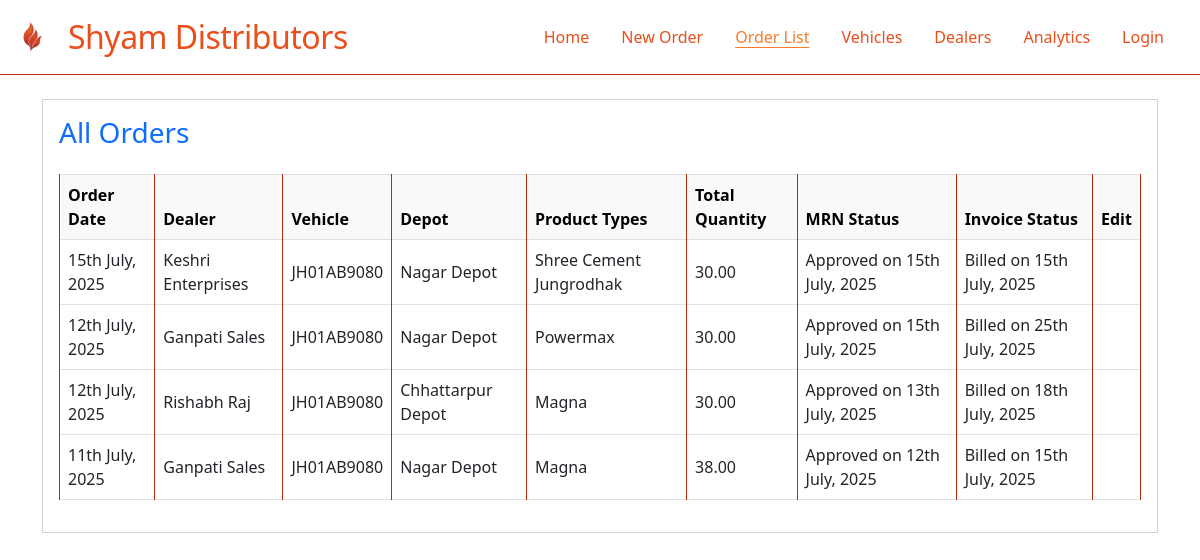
Before: /orders/orders/ with the older database file.
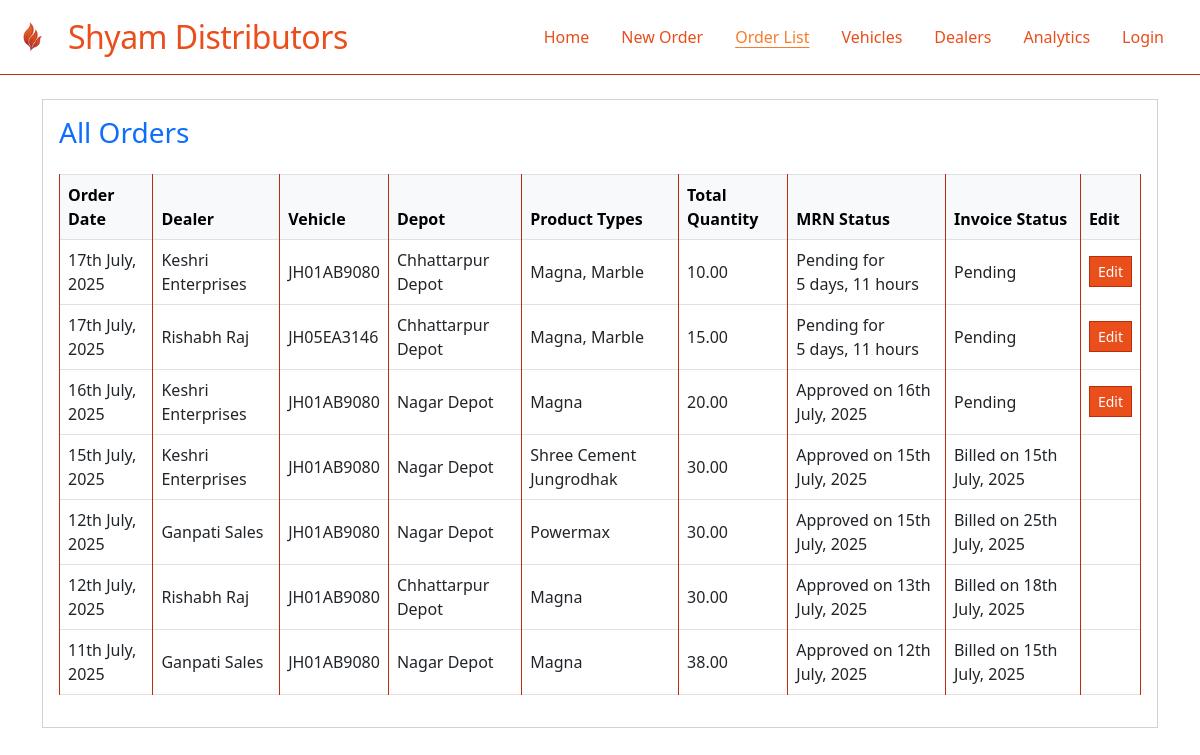
After: the same page with the newer database file.
### sylvia/models.py (models this page shows, shortened)
class BaseModel(models.Model):
    created_at = models.DateTimeField(auto_now_add=True)
    updated_at = models.DateTimeField(auto_now=True)
    created_by = models.ForeignKey(User, on_delete=models.SET_NULL, null=True, blank=True)
    class Meta:
        abstract = True

class Order(BaseModel):
    ORDER_STATUS_CHOICES = [
        ('PENDING', 'Pending'),
        ('CONFIRMED', 'Confirmed'),
        ('MRN_CREATED', 'MRN Created'),
        ('BILLED', 'Billed'),
    ]
    order_number = models.CharField(max_length=20, unique=True, editable=False)
    dealer = models.ForeignKey(Dealer, on_delete=models.CASCADE, related_name='orders')
    vehicle = models.ForeignKey(Vehicle, on_delete=models.CASCADE, related_name='orders')
    depot = models.ForeignKey(Depot, on_delete=models.CASCADE, related_name='orders')
    order_date = models.DateTimeField(default=timezone.now)
    mrn_date = models.DateField(null=True, blank=True)
    bill_date = models.DateField(null=True, blank=True)
    dispatch_date = models.DateTimeField(null=True, blank=True)
    delivery_date = models.DateTimeField(null=True, blank=True)
    status = models.CharField(max_length=20, choices=ORDER_STATUS_CHOICES, default='PENDING')
    remarks = models.TextField(blank=True)
    whatsapp_sent = models.BooleanField(default=False)
    whatsapp_sent_at = models.DateTimeField(null=True, blank=True)
    def get_total_quantity(self):
        return sum(item.quantity for item in self.order_items.all())
    class Meta:
        ordering = ['-order_date']

class Dealer(BaseModel):
    name = models.CharField(max_length=200)
    code = models.CharField(max_length=20, unique=True)
    contact_person = models.CharField(max_length=100, blank=True)
    phone = models.CharField(max_length=15, validators=[
        RegexValidator(regex=r'^\+?1?\d{9,15}$', message="Enter a valid phone number.")
    ])
    whatsapp_number = models.CharField(max_length=15, blank=True, validators=[
        RegexValidator(regex=r'^\+?1?\d{9,15}$', message="Enter a valid WhatsApp number.")
    ])
    email = models.EmailField(blank=True)
    address = models.TextField(blank=True)
    city = models.CharField(max_length=50, blank=True)
    state = models.CharField(max_length=50, blank=True)
    pincode = models.CharField(max_length=6, blank=True)
    gstin = models.CharField(max_length=15, blank=True, unique=True, null=True)
    is_active = models.BooleanField(default=True)
    credit_limit = models.DecimalField(max_digits=10, decimal_places=2, default=0)
    credit_days = models.IntegerField(default=0)
    class Meta:
        ordering = ['name']

class Vehicle(BaseModel):
    truck_number = models.CharField(max_length=20, unique=True, validators=[
        RegexValidator(
            regex=r'^[A-Z]{2}\d{2}[A-Z]{1,2}\d{4}$',
            message="Enter a valid truck number (e.g., CG15EA0464)"
        )
    ])
    owner_name = models.CharField(max_length=100, blank=True)
    driver_name = models.CharField(max_length=100, blank=True)
    driver_phone = models.CharField(max_length=15, blank=True)
    capacity = models.DecimalField(max_digits=6, decimal_places=2, default=0)  # in MT
    vehicle_type = models.CharField(max_length=50, choices=[
        ('TRUCK', 'Truck'),
        ('TRAILER', 'Trailer'),
        ('CONTAINER', 'Container'),
        ('OTHER', 'Other')
    ], default='TRUCK')
    is_active = models.BooleanField(default=True)
    class Meta:
        ordering = ['truck_number']

class Depot(BaseModel):
    name = models.CharField(max_length=100, unique=True)
    code = models.CharField(max_length=10, unique=True)
    address = models.TextField(blank=True)
    city = models.CharField(max_length=50)
    state = models.CharField(max_length=50)
    pincode = models.CharField(max_length=6, blank=True)
    is_active = models.BooleanField(default=True)
    class Meta:
        ordering = ['name']

class OrderItem(BaseModel):
    order = models.ForeignKey(Order, on_delete=models.CASCADE, related_name='order_items')
    product = models.ForeignKey(Product, on_delete=models.CASCADE)
    quantity = models.DecimalField(max_digits=8, decimal_places=2)
    unit_price = models.DecimalField(max_digits=10, decimal_places=2, default=0)
    class Meta:
        unique_together = ['order', 'product']

class Product(BaseModel):
    name = models.CharField(max_length=100, unique=True)
    code = models.CharField(max_length=20, unique=True)
    description = models.TextField(blank=True)
    unit = models.CharField(max_length=20, default='MT')  # Metric Ton
    is_active = models.BooleanField(default=True)
    class Meta:
        ordering = ['name']

### orders/views_order_list.py (the view)
# urls.py: path('orders/', order_list, name='order_list'),
def order_list(request):
    orders = Order.objects.all().order_by('-order_date')
    return render(request, 'orders/order_list.html', {'orders': orders})

### orders/templates/orders/order_list.html
{% extends 'base.html' %}
{% load static %}
{% block content %}
<div class="container py-4">
  <div class="card shadow-sm">
    <div class="card-body">
      <h3 class="mb-4 text-primary">All Orders</h3>
      <table class="table table-bordered table-hover align-middle">
        <thead class="table-light">
          <tr>
            <th>Order Date</th>
            <th>Dealer</th>
            <th>Vehicle</th>
            <th>Depot</th>
            <th>Product Types</th>
            <th>Total Quantity</th>
            <th>MRN Status</th>
            <th>Invoice Status</th>
            <th>Edit</th>
          </tr>
        </thead>
        <tbody>
          {% for order in orders %}
          <tr>
            <td>{{ order.order_date|date:'jS F, Y' }}</td>
            <td>{{ order.dealer.name }}</td>
            <td>{{ order.vehicle.truck_number }}</td>
            <td>{% if order.depot %}{{ order.depot.name }}{% endif %}</td>
            <td>
              {% for item in order.order_items.all %}
                {{ item.product.name }}{% if not forloop.last %}, {% endif %}
              {% endfor %}
            </td>
            <td>{{ order.get_total_quantity }}</td>
            <td>
              {% if order.mrn %}
                Approved on {{ order.mrn_date|date:'jS F, Y' }}
              {% else %}
                Pending for {{ order.order_date|timesince }}
              {% endif %}
            </td>
            <td>
              {% if order.bill_date %}
                Billed on {{ order.bill_date|date:'jS F, Y'  }}
              {% else %}
                Pending
              {% endif %}
            </td>
            <td>
              {% if order.status == 'PENDING' or order.status == 'MRN_CREATED' %}
                <a href="{% url 'update_order' order.id %}" class="btn btn-sm btn-primary">Edit</a>
              {% endif %}
            </td>
          </tr>
          {% empty %}
          <tr><td colspan="11" class="text-center">No orders found.</td></tr>
          {% endfor %}
        </tbody>
      </table>
    </div>
  </div>
</div>
{% endblock %}

### orders/templates/base.html (shortened to what this page needs)
{% load static %}
<!DOCTYPE html>
<html lang="en">
<head>
    <link href="https://cdn.jsdelivr.net/npm/bootstrap@5.3.0/dist/css/bootstrap.min.css" rel="stylesheet">
    <link rel="stylesheet" href="https://cdnjs.cloudflare.com/ajax/libs/font-awesome/6.0.0/css/all.min.css">
    <link rel="stylesheet" href="{% static 'orders/theme.css' %}">
</head>
<body>
    <nav class="navbar navbar-expand-lg">
      <div class="container-fluid">
        <a class="navbar-brand d-flex align-items-center" href="/">
          <img src="{% static 'orders/logo.png' %}" alt="Logo" class="navbar-logo">
          Shyam Distributors
        </a>
        <div class="collapse navbar-collapse" id="navbarNav">
          <ul class="navbar-nav ms-auto">
            <li class="nav-item"><a class="nav-link {% if request.path == '/' %}active{% endif %}" href="/">Home</a></li>
            <li class="nav-item"><a class="nav-link {% if request.path == '/orders/order-workflow/' %}active{% endif %}" href="/orders/order-workflow/">New Order</a></li>
            <li class="nav-item"><a class="nav-link {% if request.path == '/orders/orders/' %}active{% endif %}" href="/orders/orders/">Order List</a></li>
            <li class="nav-item"><a class="nav-link {% if '/orders/vehicles/' in request.path %}active{% endif %}" href="/orders/vehicles/">Vehicles</a></li>
            <li class="nav-item"><a class="nav-link {% if '/orders/dealers/' in request.path %}active{% endif %}" href="/orders/dealers/">Dealers</a></li>
            <li class="nav-item"><a class="nav-link {% if request.path == '/orders/analytics/' %}active{% endif %}" href="/orders/analytics/">Analytics</a></li>
            {% if user.is_authenticated %}
              <li class="nav-item">
                <span class="nav-link">{{ user.get_full_name|default:user.username }}</span>
              </li>
              <li class="nav-item"><a class="nav-link" href="/logout/">Logout</a></li>
            {% else %}
              <li class="nav-item"><a class="nav-link {% if request.path == '/login/' %}active{% endif %}" href="/login/">Login</a></li>
            {% endif %}
          </ul>
        </div>
      </div>
    </nav>
    {% block content %}{% endblock %}
</body>
</html>

### orders/static/orders/theme.css (style rules this page uses)
:root { --primary: #e94e1b; --secondary: #f77c2b; --accent: #b92d0b; --background: #fff; --text: #2d2d2d; }
body { background: var(--background); color: var(--text); }
.navbar { background: #fff; color: var(--primary); border-radius: 0 !important; box-shadow: none; border-bottom: 1px solid var(--accent); }
.navbar .navbar-brand { color: var(--primary); font-size: 2rem; letter-spacing: -0.5px; }
.navbar .nav-link { color: var(--primary) !important; font-weight: 500; margin-right: 1rem; border-radius: 0 !important; }
.navbar .nav-link.active, .navbar .nav-link[aria-current="page"] { color: var(--secondary) !important; text-decoration: underline !important; text-underline-offset: 4px; }
.card, .table, .form-control, .btn, .form-select { border-radius: 0 !important; }
.table thead { background: var(--secondary); color: #fff; }
.table-bordered > :not(caption) > * > * { border-color: var(--accent); }
.btn-primary { background: var(--primary); border-color: var(--accent); color: #fff; }
.card, .form-control, .btn, .form-select { box-shadow: none !important; }
.navbar-logo { height: 40px; width: 40px; margin-right: 1rem; }

Changed rows visible on the page:
added Order: order_date "17th July, 2025", dealer.name "Keshri Enterprises", vehicle.truck_number "JH01AB9080", depot.name "Chhattarpur Depot", get_total_quantity "10.00", order_date "5 days, 11 hours", shows "Pending", status "Edit"
added OrderItem: product.name "Magna", shown under "17th July, 2025"
added OrderItem: product.name "Marble", shown under "17th July, 2025"
added Order: order_date "17th July, 2025", dealer.name "Rishabh Raj", vehicle.truck_number "JH05EA3146", depot.name "Chhattarpur Depot", get_total_quantity "15.00", order_date "5 days, 11 hours", shows "Pending", status "Edit"
added OrderItem: product.name "Magna", shown under "17th July, 2025"
added OrderItem: product.name "Marble", shown under "17th July, 2025"
added Order: order_date "16th July, 2025", dealer.name "Keshri Enterprises", vehicle.truck_number "JH01AB9080", depot.name "Nagar Depot", get_total_quantity "20.00", mrn_date "16th July, 2025", shows "Pending", status "Edit"
added OrderItem: product.name "Magna", shown under "16th July, 2025"
